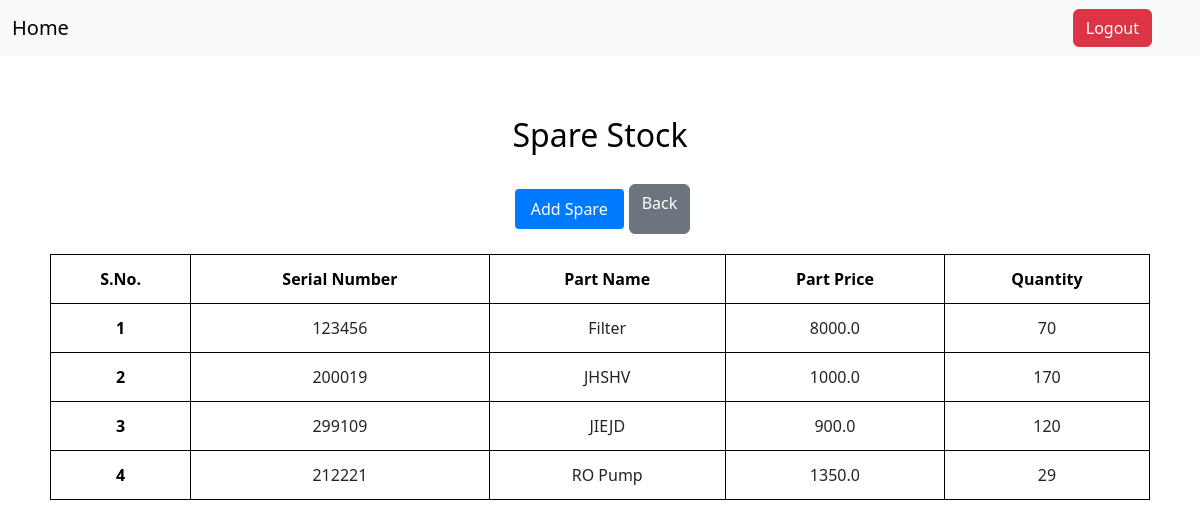
Page /next1/next2/spare-master/ on the committed database.
### core/models.py (models this page shows, shortened)
class AddSpareParts(models.Model):
    serial_number = models.IntegerField(max_length=8, unique=True)
    part_name = models.CharField(max_length=60)
    part_price = models.FloatField()
    opening_qty = models.IntegerField()

### core/views.py (the view)
# urls.py: path('next1/next2/spare-master/', spare_master, name='spare-master'),
def spare_master(request):
    spare = AddSpareParts.objects.all()
    return render(request, 'spare-master.html', {'spare_data':spare})

### core/templates/spare-master.html (shortened to what this page needs)
{% extends "base.html" %}
{% block main-content %}
<section class="container">
    <h2 class="heading">Spare Stock</h2>
    <div class="d-flex justify-content-center g-3">
        <a href="{% url 'add-spare' %}" class="btn-custom">Add Spare</a>
        <a href="{% url 'next2' %}" class="btn btn-secondary">Back</a>
    </div>
    <table class="table-custom">
        <thead>
            <tr>
                <th>S.No.</th>
                <th>Serial Number</th>
                <th>Part Name</th>
                <th>Part Price</th>
                <th>Quantity</th>
            </tr>
        </thead>
        <tbody>
            {% for index in spare_data %}
                <tr>
                    <th scope="row">{{ forloop.counter }}</th>
                    <td>{{ index.serial_number }}</td>
                    <td>{{ index.part_name }}</td>
                    <td>{{ index.part_price }}</td>
                    <td>{{ index.opening_qty }}</td>
                </tr>
            {% endfor %}
        </tbody>
    </table>
</section>
{% endblock main-content %}

### core/templates/spare-master.html (style rules this page uses)
.container { margin-top: 40px; padding: 20px; }
.heading { text-align: center; margin-bottom: 30px; font-size: 2rem; color: black; }
.btn-custom { padding: 8px 16px; margin: 5px; background-color: #007bff; color: white; border: none; border-radius: 4px; cursor: pointer; transition: background 0.3s ease; text-decoration: none; display: inline-block; }
.table-custom { width: 100%; border-collapse: collapse; margin-top: 20px; }
.table-custom th, .table-custom td { border: 1px solid black; padding: 12px; text-align: center; }
.table-custom th { color: black; }

### rows in the picture
AddSpareParts: serial_number "123456", part_name "Filter", part_price "8000.0", opening_qty "70"
AddSpareParts: serial_number "200019", part_name "JHSHV", part_price "1000.0", opening_qty "170"
AddSpareParts: serial_number "299109", part_name "JIEJD", part_price "900.0", opening_qty "120"
AddSpareParts: serial_number "212221", part_name "RO Pump", part_price "1350.0", opening_qty "29"
